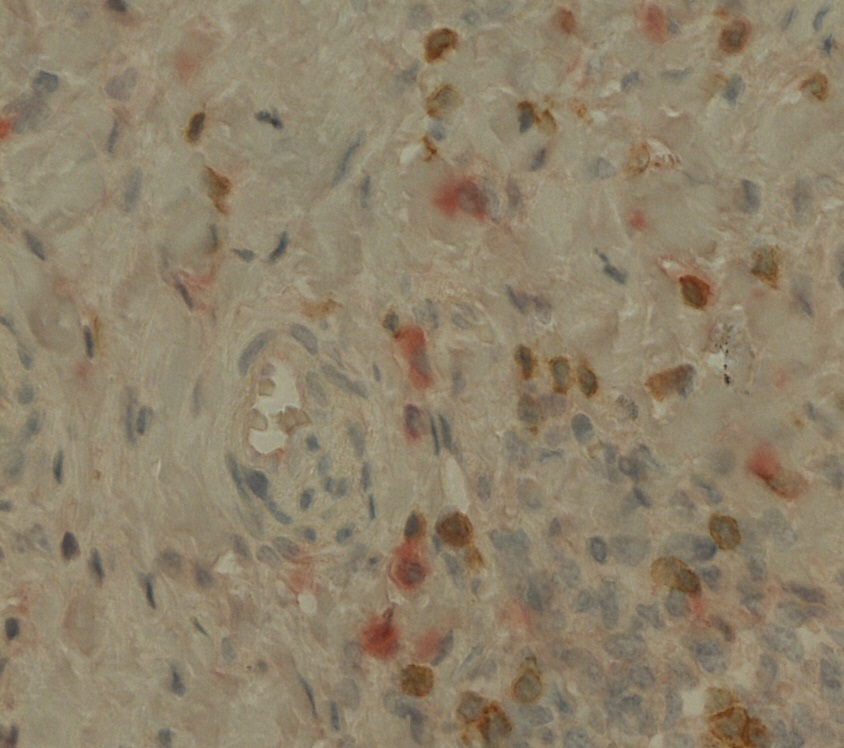
#> input picture ScriptsUsedInPaper/TestImage.jpg, 844 x 748 px
$ python ColorDeconvolutionPaper.py   (older library calls are emulated)
#> lines starting #> are read from the running program, lines starting #| are printed output that depends on the picture
#This program will output DAB, Hematoxylin, and perm red intensity maps

#Hematoxylin (Basic blue)= binds to nuclei
#Cytokines are perm Red Chromogen
#CD3 (T cells) are DAB

import numpy as np
from numpy import linalg

import matplotlib.pyplot as plt

from skimage.io import imread
from skimage.exposure import rescale_intensity
from skimage.color import rgb2grey, separate_stains


#Color deconvolution
#Normalized optical density matrix
#see Ruifrok AC, Johnston DA. Quantification of histological staining by color deconvolution.
# R      G      B
# X      X      X   Hematoxylin(0)
# X      X      X   Red(1)
# X      X      X   DAB(2)
#Hematoxylin(0), Red(1), DAB(2)
rgb_from_hrd = np.array([[0.644, 0.710, 0.285],
                         [0.0326, 0.873, 0.487],
                         [0.270, 0.562, 0.781]])
#conv_matrix
hrd_from_rgb = linalg.inv(rgb_from_hrd)

ihc_rgb = imread(r'TestImage.jpg')
#> ihc_rgb is the input picture: shape (748, 844, 3); mean R, G, B 142.6, 129.7, 106.4
#> `ihc_hrd = separate_stains(ihc_rgb, hrd_from_rgb)`: ihc_hrd: shape (748, 844, 3) float64; mean of channels 0, 1, 2 0.0312, 4.41e-06, 0.0853


# Rescale signals so that intensity ranges from 0 to 1
# ihc_hrd[:, :, (0,1, or 2 -- is the color channel)]
def stainspace_to_2d_array(ihc_xyz, channel):
#> called with channel = 0
    rescale = rescale_intensity(ihc_xyz[:, :, channel], out_range=(0,1))
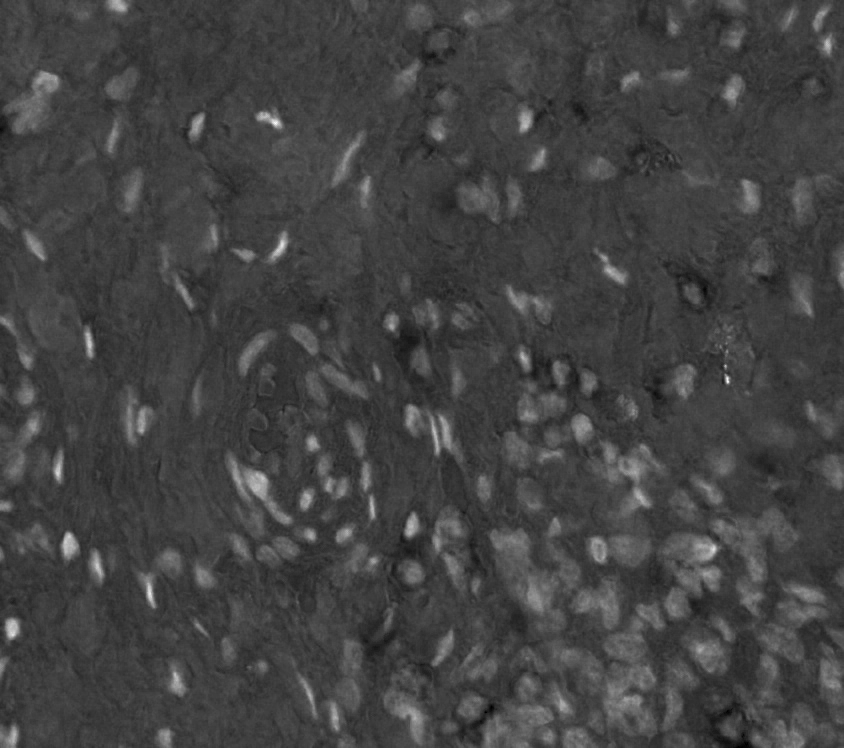
#> rescale: shape (748, 844) float64; min 0, max 1, mean 0.265
    stain_array = np.dstack((np.zeros_like(rescale), rescale, rescale))
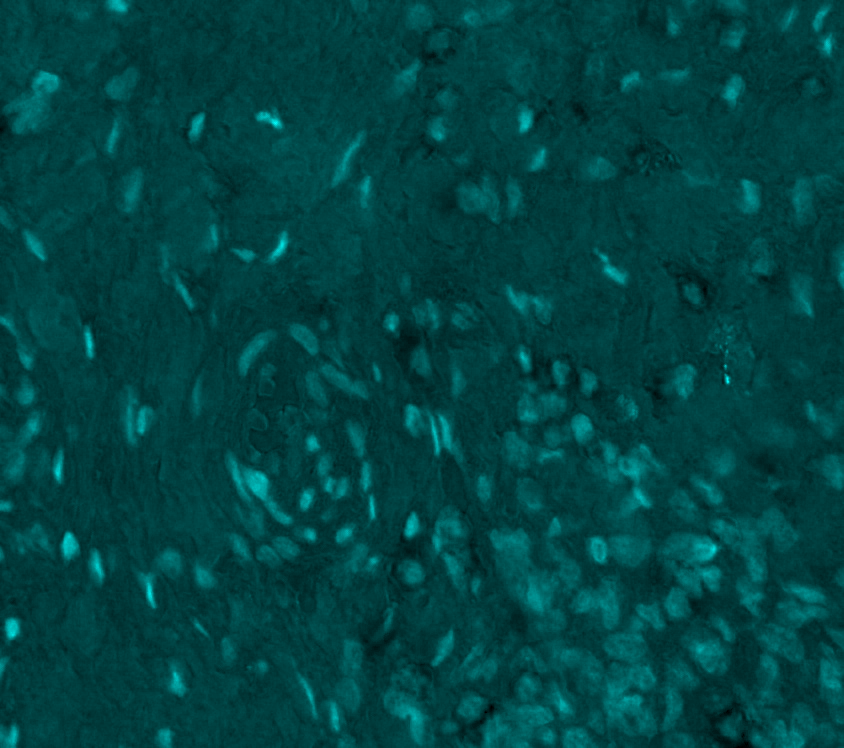
#> stain_array: shape (748, 844, 3) float64; mean of channels 0, 1, 2 0, 0.265, 0.265; drawn as R, G, B
    grey_array = rgb2grey(stain_array)
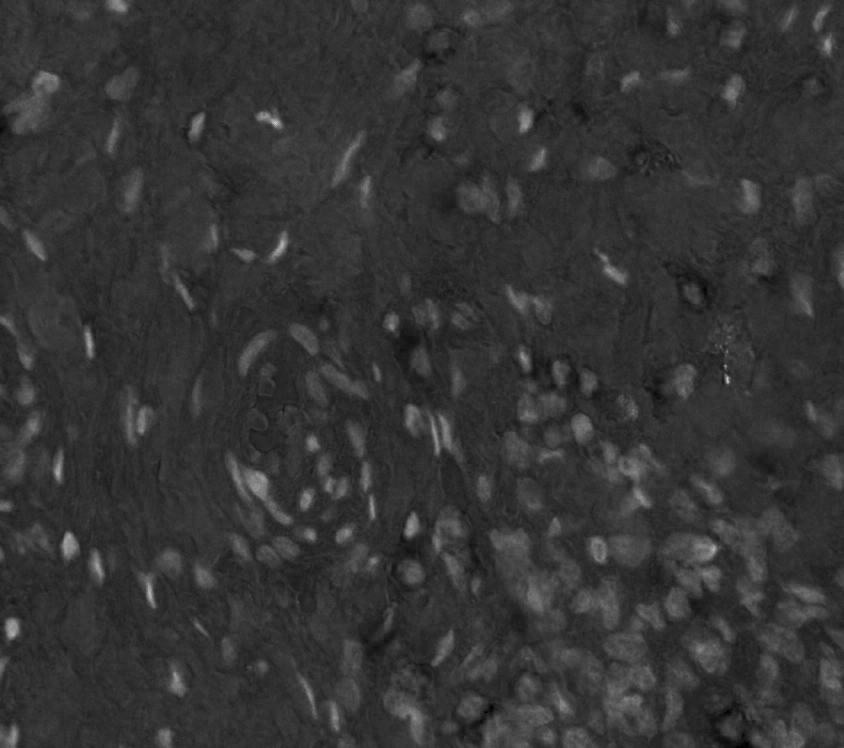
#> grey_array: shape (748, 844) float64; min 0, max 0.788, mean 0.208
    return grey_array


#Stain space conversion
ihc_hrd = separate_stains(ihc_rgb, hrd_from_rgb)

Hema_Gray_Array = stainspace_to_2d_array(ihc_hrd, 0)
permred_Gray_Array = stainspace_to_2d_array(ihc_hrd, 1)
#> call 2 of stainspace_to_2d_array, with channel = 1
#> in stainspace_to_2d_array (call 2), `rescale = rescale_intensity(ihc_xyz[:, :, channel], out_range=(0,1))`:
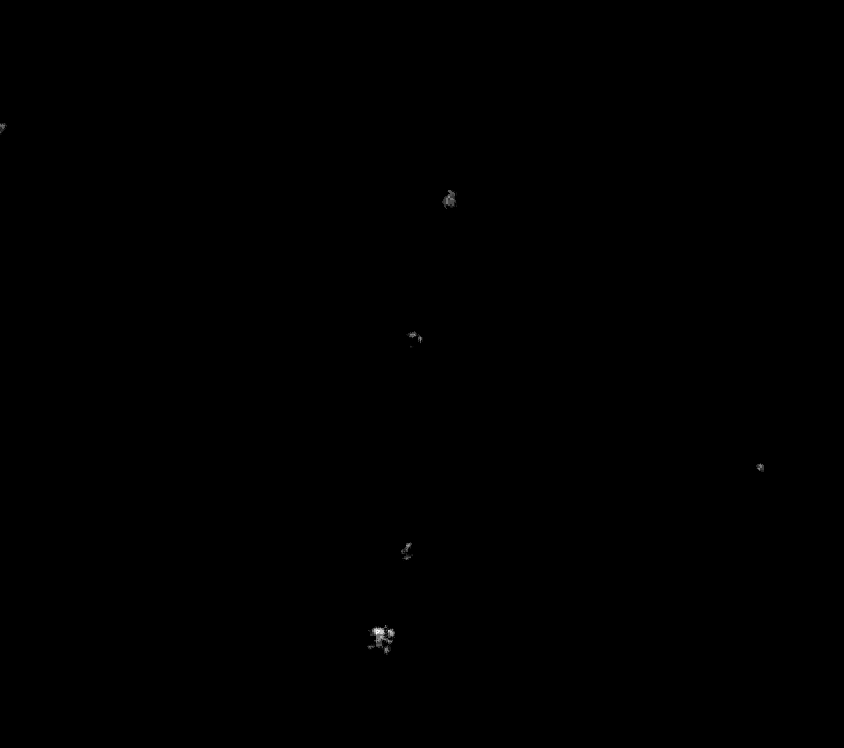
#> rescale: shape (748, 844) float64; min 0, max 1, mean 0.000422
DAB_Grey_Array = stainspace_to_2d_array(ihc_hrd, 2)
#> call 3 of stainspace_to_2d_array, with channel = 2
#> in stainspace_to_2d_array (call 3), `rescale = rescale_intensity(ihc_xyz[:, :, channel], out_range=(0,1))`:
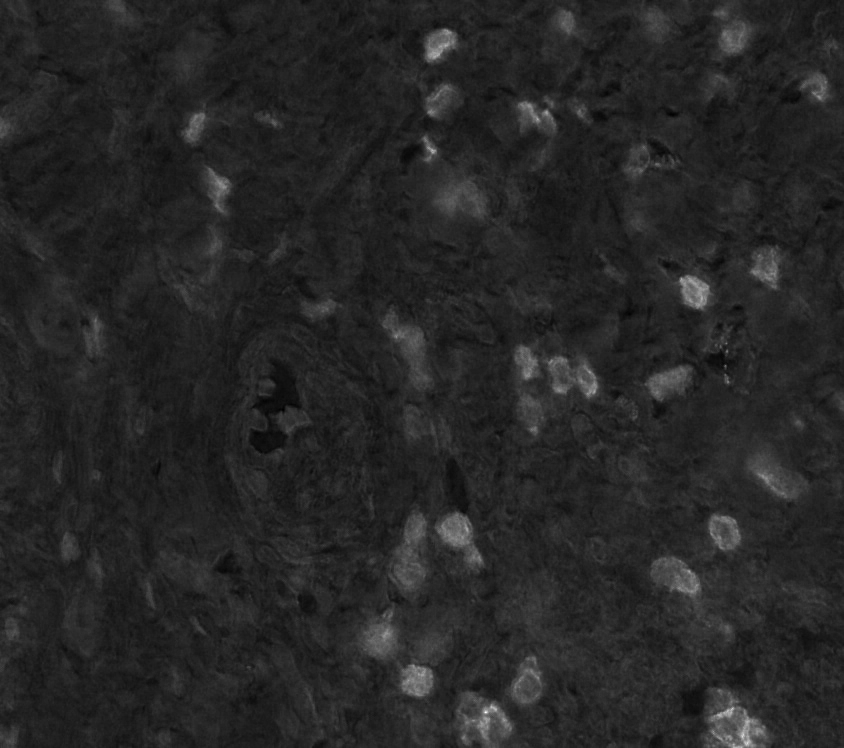
#> rescale: shape (748, 844) float64; min 0, max 1, mean 0.152
#> in stainspace_to_2d_array (call 3), `stain_array = np.dstack((np.zeros_like(rescale), rescale, rescale))`:
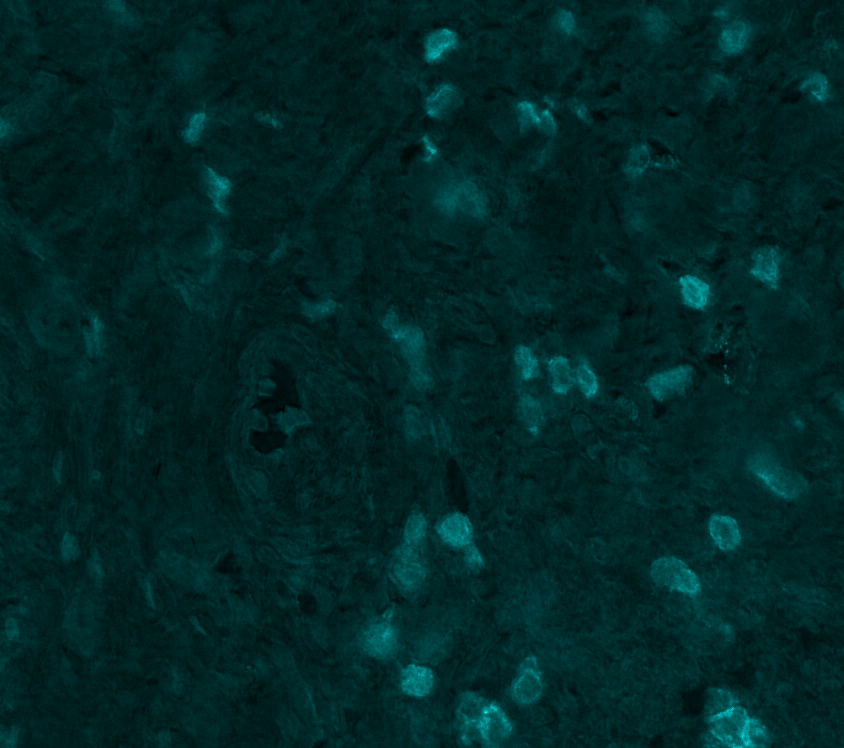
#> stain_array: shape (748, 844, 3) float64; mean of channels 0, 1, 2 0, 0.152, 0.152; drawn as R, G, B


#Plot images
fig, axes = plt.subplots(2, 2, figsize=(12, 11))

ax0, ax1,  ax2, ax3 = axes.ravel()

ax0.imshow(ihc_rgb, interpolation='nearest')
ax0.set_title("Original")

ax1.imshow(DAB_Grey_Array, cmap=plt.cm.gray, interpolation='nearest')
ax1.set_title("DAB")

ax2.imshow(permred_Gray_Array, cmap=plt.cm.gray)
ax2.set_title("Permanant Red")

ax3.imshow(Hema_Gray_Array, cmap=plt.cm.gray)
ax3.set_title("Hematoxylin")

for ax in axes.ravel():
    ax.axis('on')

fig.subplots_adjust(left=None, bottom=None, right=None, top=None, wspace=None, hspace=None)


plt.show()
